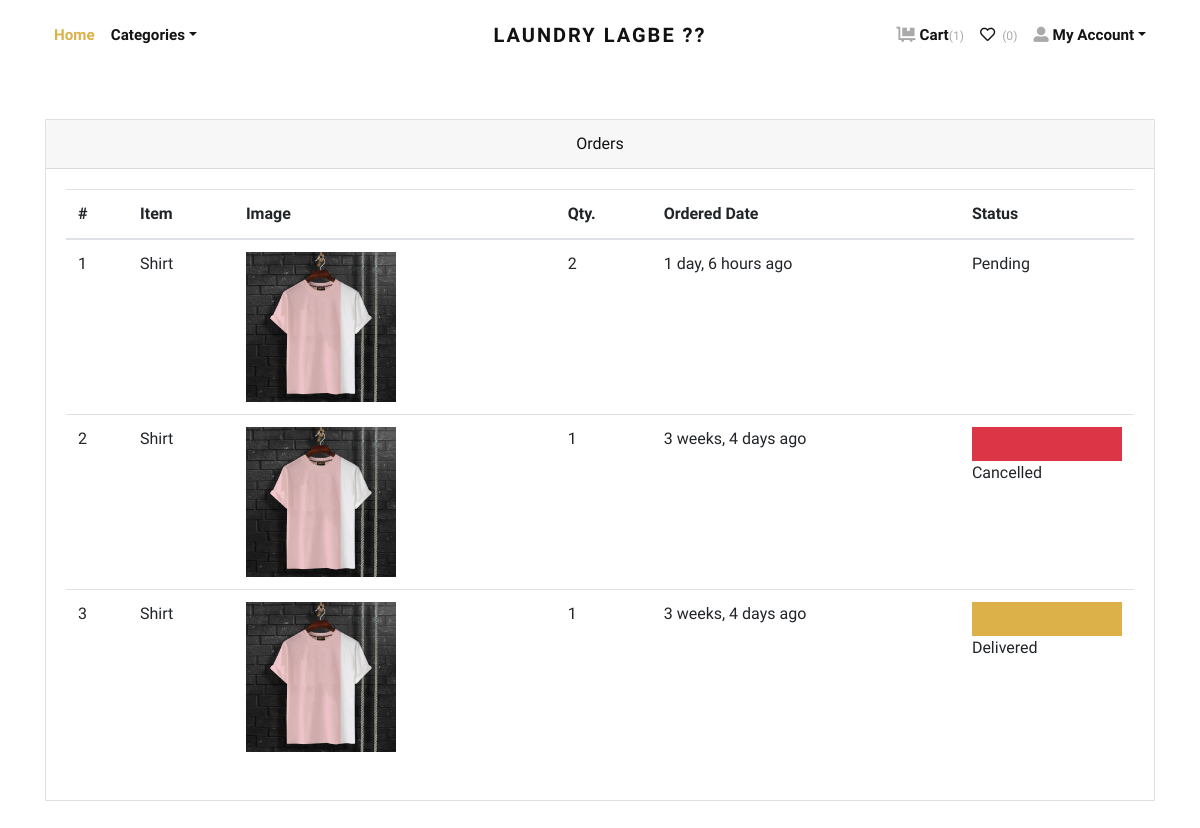
Screenshot of /orders/ (signed in) with the database file from the repository.
### store/models.py (models this page shows, shortened)
class Order(models.Model):
    user = models.ForeignKey(User, verbose_name="User", on_delete=models.CASCADE)
    address = models.ForeignKey(Address, verbose_name="Shipping Address", on_delete=models.CASCADE)
    product = models.ForeignKey(Product, verbose_name="Product", on_delete=models.CASCADE)
    quantity = models.PositiveIntegerField(verbose_name="Quantity")
    ordered_date = models.DateTimeField(auto_now_add=True, verbose_name="Ordered Date")
    status = models.CharField(
        choices=STATUS_CHOICES,
        max_length=50,
        default="Pending"
        )

class Product(models.Model):
    title = models.CharField(max_length=150, verbose_name="Product Title")
    slug = models.SlugField(max_length=160, verbose_name="Product Slug")
    sku = models.CharField(max_length=255, unique=True, verbose_name="Unique Product ID (SKU)")
    short_description = models.TextField(verbose_name="Short Description")
    detail_description = models.TextField(blank=True, null=True, verbose_name="Detail Description")
    product_image = models.ImageField(upload_to='product', blank=True, null=True, verbose_name="Product Image")
    price = models.DecimalField(max_digits=8, decimal_places=2)
    category = models.ForeignKey(Category, verbose_name="Product Categoy", on_delete=models.CASCADE)
    is_active = models.BooleanField(verbose_name="Is Active?")
    is_featured = models.BooleanField(verbose_name="Is Featured?")
    created_at = models.DateTimeField(auto_now_add=True, verbose_name="Created Date")
    updated_at = models.DateTimeField(auto_now=True, verbose_name="Updated Date")
    class Meta:
        verbose_name_plural = 'Products'
        ordering = ('-created_at', )

### store/views.py (the view)
# urls.py: path('orders/', views.orders, name="orders"),
@login_required
def orders(request):
    all_orders = Order.objects.filter(user=request.user).order_by('-ordered_date')
    return render(request, 'store/orders.html', {'orders': all_orders})

### store/context_preprocessors.py (called while the page is built)
def store_menu(request):
    categories = Category.objects.filter(is_active=True)
    context = {
        'categories_menu': categories,
    }
    return context

def cart_menu(request):
    if request.user.is_authenticated:
        cart_items= Cart.objects.filter(user=request.user)
        context = {
            'cart_items': cart_items,
        }
    else:
        context = {}
    return context

### templates/store/orders.html (shortened to what this page needs)
{% extends 'base.html' %}
{% load static %}
{% load humanize %}
    {% block content %}
      <div class="container py-5">
        <div class="row">
          <div class="col-lg-12">
            <div class="card mb-4" id="tables">
              <div class="card-header text-center">Orders</div>
              <div class="card-body">
                <table class="table table-hover">
                  <thead>
                    <tr>
                      <th>#</th>
                      <th>Item</th>
                      <th>Image</th>
                      <th>Qty.</th>
                      <th>Ordered Date</th>
                      <th>Status</th>
                    </tr>
                  </thead>
                  <tbody>
                    {% if orders %}
                    {% for order in orders %}
                    <tr>
                      <td>{{forloop.counter}}</td>
                      <td>{{order.product.title}}</td>
                      <td>
                        {% if order.product.product_image %}
                          <img src="{{order.product.product_image.url}}" alt="{{order.product.product_ttile}}" style="width:150px;">
                        {% endif %}
                      </td>
                      <td>{{order.quantity}}</td>
                      <td>{{order.ordered_date|naturaltime}}</td>
                      <td>
                        {% if order.status == 'Delivered' %}
                        <div class="bg-light border border-primary">
                            <div class="p-3 bg-primary" style="width:100%;"></div>
                        </div>
                        {% endif %}
                        {% if order.status == 'Cancelled' %}
                        <div class="bg-light border border-danger">
                            <div class="p-3 bg-danger" style="width:100%;"></div>
                        </div>
                        {% endif %}
                        {{order.status}}
                      </td>
                    </tr>
                    {% endfor %}
                    {% endif %}
                  </tbody>
                </table>
              </div>
            </div>
          </div>
        </div>
      </div>
{% endblock content %}

### cse499/static/css/style.default.css (style rules this page uses)
.border { border: 1px solid #dee2e6 !important; }
.border-primary { border-color: #dcb14a !important; }
.border-danger { border-color: #dc3545 !important; }
body { font-family: "Libre Franklin", sans-serif; font-size: 1rem; font-weight: 400; line-height: 1.5; color: #111111; background-color: #fff; }
.bg-primary { background-color: #dcb14a !important; }
.bg-danger { background-color: #dc3545 !important; }
.bg-light { background-color: #f8f9fa !important; }
.card { background-color: #fff; border: 1px solid rgba(17, 17, 17, 0.125); border-radius: 0; }
.card-body { padding: 1.25rem; }
.card-header { padding: 0.75rem 1.25rem; background-color: rgba(17, 17, 17, 0.03); border-bottom: 1px solid rgba(17, 17, 17, 0.125); }
.card-header:first-child { border-radius: calc(0 - 1px) calc(0 - 1px) 0 0; }

### rows the page displays
Order: product "Shirt", product.product_image (picture), quantity "2", ordered_date "1 day, 6 hours ago", status "Pending"
Order: product "Shirt", product.product_image (picture), quantity "1", ordered_date "3 weeks, 4 days ago", status "Cancelled"
Order: product "Shirt", product.product_image (picture), quantity "1", ordered_date "3 weeks, 4 days ago", status "Delivered"

### other values shown
{{ cart_items.count }} "1"
